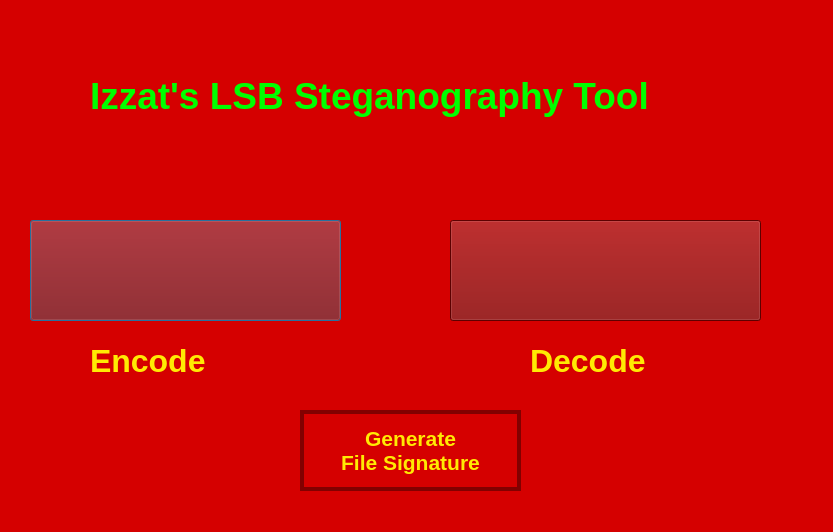
<?xml version="1.0" encoding="UTF-8"?>
<ui version="4.0">
 <class>Dialog</class>
 <widget class="QDialog" name="Dialog">
  <property name="geometry">
   <rect>
    <x>0</x>
    <y>0</y>
    <width>833</width>
    <height>532</height>
   </rect>
  </property>
  <property name="windowTitle">
   <string>Dialog</string>
  </property>
  <property name="styleSheet">
   <string notr="true">background-color: rgb(213, 0, 0);

</string>
  </property>
  <widget class="QPushButton" name="btnEncode">
   <property name="enabled">
    <bool>true</bool>
   </property>
   <property name="geometry">
    <rect>
     <x>30</x>
     <y>220</y>
     <width>311</width>
     <height>101</height>
    </rect>
   </property>
   <property name="font">
    <font>
     <weight>50</weight>
     <bold>false</bold>
    </font>
   </property>
   <property name="cursor">
    <cursorShape>PointingHandCursor</cursorShape>
   </property>
   <property name="autoFillBackground">
    <bool>false</bool>
   </property>
   <property name="styleSheet">
    <string notr="true">QPushButton::hover
{
background-color : rgb(255, 255, 255)
}

QPushButton{
background-color: rgb(130, 0, 0);
}
</string>
   </property>
   <property name="text">
    <string/>
   </property>
   <property name="icon">
    <iconset>
     <normaloff>encode.png</normaloff>encode.png</iconset>
   </property>
   <property name="iconSize">
    <size>
     <width>300</width>
     <height>250</height>
    </size>
   </property>
   <property name="checkable">
    <bool>false</bool>
   </property>
  </widget>
  <widget class="QPushButton" name="btnDecode">
   <property name="enabled">
    <bool>true</bool>
   </property>
   <property name="geometry">
    <rect>
     <x>450</x>
     <y>220</y>
     <width>311</width>
     <height>101</height>
    </rect>
   </property>
   <property name="cursor">
    <cursorShape>PointingHandCursor</cursorShape>
   </property>
   <property name="styleSheet">
    <string notr="true">QPushButton::hover
{
background-color : rgb(255, 255, 255)
}

QPushButton{
background-color: rgb(130, 0, 0);
}
</string>
   </property>
   <property name="text">
    <string/>
   </property>
   <property name="icon">
    <iconset>
     <normaloff>decode.png</normaloff>decode.png</iconset>
   </property>
   <property name="iconSize">
    <size>
     <width>300</width>
     <height>250</height>
    </size>
   </property>
  </widget>
  <widget class="QLabel" name="label">
   <property name="geometry">
    <rect>
     <x>90</x>
     <y>330</y>
     <width>181</width>
     <height>61</height>
    </rect>
   </property>
   <property name="font">
    <font>
     <pointsize>24</pointsize>
     <weight>75</weight>
     <bold>true</bold>
    </font>
   </property>
   <property name="styleSheet">
    <string notr="true">color:rgb(255, 234, 3)</string>
   </property>
   <property name="text">
    <string>Encode</string>
   </property>
  </widget>
  <widget class="QLabel" name="label_2">
   <property name="geometry">
    <rect>
     <x>530</x>
     <y>330</y>
     <width>191</width>
     <height>61</height>
    </rect>
   </property>
   <property name="font">
    <font>
     <pointsize>24</pointsize>
     <weight>75</weight>
     <bold>true</bold>
    </font>
   </property>
   <property name="styleSheet">
    <string notr="true">color:rgb(255, 234, 3)</string>
   </property>
   <property name="text">
    <string>Decode</string>
   </property>
  </widget>
  <widget class="QLabel" name="label_3">
   <property name="geometry">
    <rect>
     <x>90</x>
     <y>40</y>
     <width>641</width>
     <height>111</height>
    </rect>
   </property>
   <property name="font">
    <font>
     <pointsize>28</pointsize>
     <weight>75</weight>
     <bold>true</bold>
    </font>
   </property>
   <property name="styleSheet">
    <string notr="true">color: rgb(0, 255, 0);</string>
   </property>
   <property name="text">
    <string>Izzat's LSB Steganography Tool</string>
   </property>
  </widget>
  <widget class="QPushButton" name="btnGenerateSignature">
   <property name="geometry">
    <rect>
     <x>300</x>
     <y>410</y>
     <width>221</width>
     <height>81</height>
    </rect>
   </property>
   <property name="font">
    <font>
     <pointsize>16</pointsize>
     <weight>75</weight>
     <bold>true</bold>
    </font>
   </property>
   <property name="styleSheet">
    <string notr="true">



QPushButton::hover
{
border:4px solid  rgb(255, 255, 255)
}

QPushButton{
color:rgb(255, 234, 3);
border:4px solid  rgb(130, 0, 0);
}
</string>
   </property>
   <property name="text">
    <string>Generate
File Signature</string>
   </property>
  </widget>
 </widget>
 <resources/>
 <connections/>
</ui>
